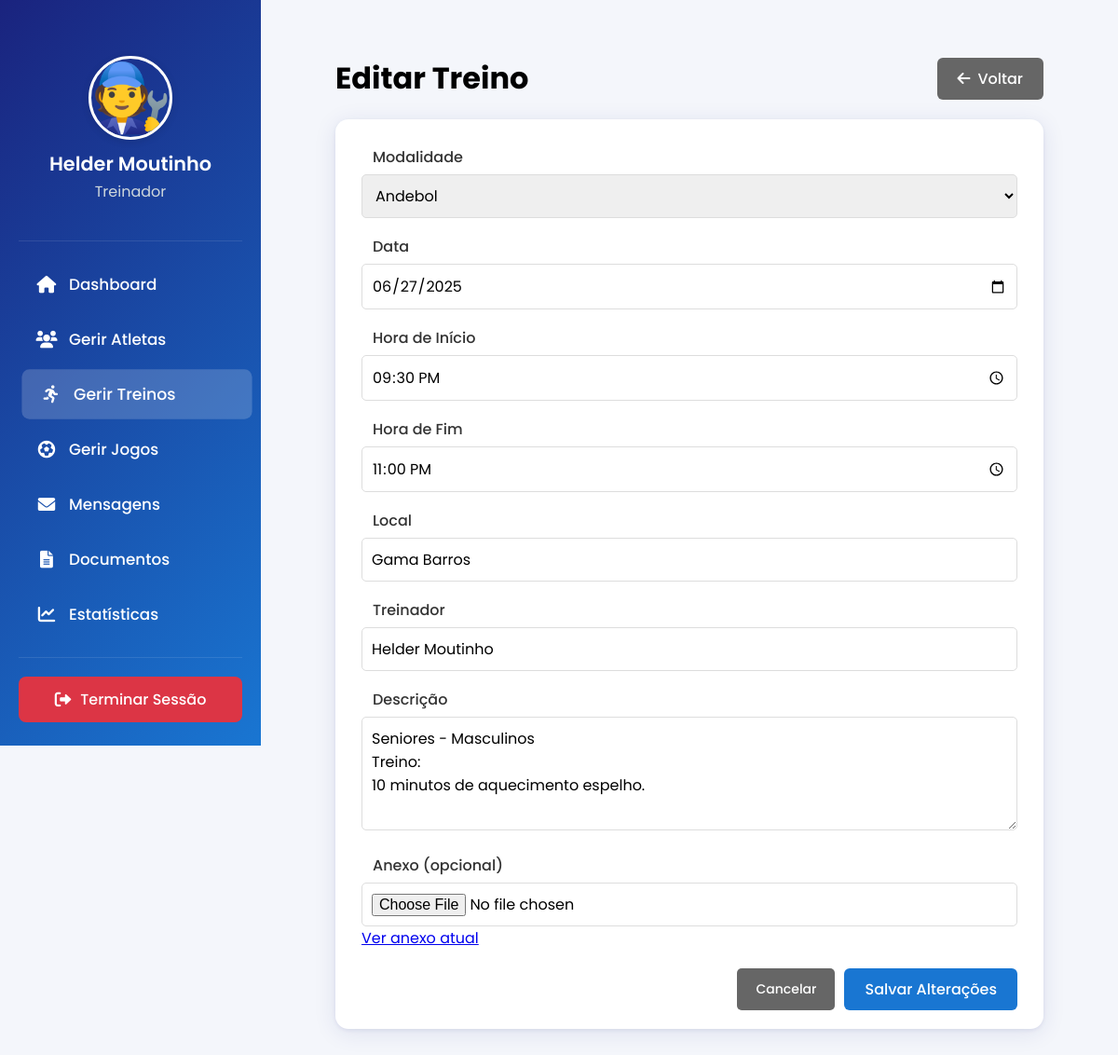
Page /src/editar_treino.php?id=1 (signed in) on the committed database.
### tables this page shows
CREATE TABLE `users` (
  `id` int(11) NOT NULL,
  `nome` varchar(100) NOT NULL,
  `email` varchar(100) NOT NULL,
  `password_hash` varchar(255) DEFAULT NULL,
  `tipo` varchar(20) DEFAULT NULL,
  `data_registo` timestamp NOT NULL DEFAULT current_timestamp(),
  `status` varchar(20) DEFAULT NULL,
  `data_registro` timestamp NOT NULL DEFAULT current_timestamp(),
  `data_nascimento` date DEFAULT NULL,
  `genero` enum('M','F') DEFAULT NULL,
  `telefone` varchar(9) DEFAULT NULL,
  `nif` varchar(9) DEFAULT NULL,
  `morada` text DEFAULT NULL,
  `foto_perfil` varchar(255) DEFAULT NULL,
  `escalao` varchar(50) DEFAULT NULL,
  `posicao` varchar(50) DEFAULT NULL,
  `numero` int(11) DEFAULT NULL,
  `pe_dominante` varchar(20) DEFAULT NULL,
  `exame_medico_data` date DEFAULT NULL,
  `seguro_desportivo` varchar(50) DEFAULT NULL,
  `numero_socio` int(11) DEFAULT NULL,
  `cip` varchar(20) DEFAULT NULL,
  `modalidade_id` int(11) DEFAULT NULL,
  `escalao_id` int(11) DEFAULT NULL
);

CREATE TABLE `treinos` (
  `id` int(11) NOT NULL,
  `modalidade_id` int(11) NOT NULL,
  `data` date NOT NULL,
  `hora_inicio` time NOT NULL,
  `hora_fim` time NOT NULL,
  `local` varchar(255) NOT NULL,
  `treinador` varchar(255) NOT NULL,
  `descricao` text DEFAULT NULL,
  `anexo` varchar(255) DEFAULT NULL,
  `created_at` timestamp NOT NULL DEFAULT current_timestamp(),
  `updated_at` timestamp NOT NULL DEFAULT current_timestamp() ON UPDATE current_timestamp()
);

CREATE TABLE `modalidades` (
  `id` int(11) NOT NULL,
  `nome` varchar(100) NOT NULL,
  `descricao` varchar(255) DEFAULT NULL,
  `ativo` tinyint(1) DEFAULT 1
);

### src/editar_treino.php (the view, shortened to what this page needs)
<?php
require 'db.php';
$stmt = $conn->prepare("SELECT * FROM users WHERE id = ?");
$stmt->bind_param("i", $_SESSION['user_id']);
$stmt->execute();
$staff = $stmt->get_result()->fetch_assoc();
$id = $_GET['id'];
$stmt = $conn->prepare("SELECT * FROM treinos WHERE id = ?");
$stmt->bind_param("i", $id);
$stmt->execute();
$treino = $stmt->get_result()->fetch_assoc();
$stmt = $conn->prepare("SELECT * FROM modalidades WHERE ativo = 1");
$stmt->execute();
$modalidades = $stmt->get_result();
?>
<!DOCTYPE html>
<html lang="pt">
<head>
    <link rel="stylesheet" href="dashboard_nav.css">
    <link rel="stylesheet" href="dashboard_atleta.css">
    <link rel="stylesheet" href="https://cdnjs.cloudflare.com/ajax/libs/font-awesome/6.0.0/css/all.min.css">
</head>
<body>
    <div class="dashboard-layout">
        <div class="dashboard-sidebar staff-sidebar">
            <div class="staff-header">
                <img src="<?php echo $staff['foto_perfil'] ?? '../img/default-avatar.png'; ?>" alt="Perfil">
                <h3><?php echo htmlspecialchars($staff['nome']); ?></h3>
                <p><?php echo ucfirst($staff['tipo']); ?></p>
            </div>
            <div class="staff-menu">
                <a href="dashboard_staff.php" class="menu-item">
                    <i class="fas fa-home"></i> Dashboard
                </a>
                <a href="gerir_atletas.php" class="menu-item">
                    <i class="fas fa-users"></i> Gerir Atletas
                </a>
                <a href="gerir_treinos.php" class="menu-item active">
                    <i class="fas fa-running"></i> Gerir Treinos
                </a>
                <a href="gerir_jogos.php" class="menu-item">
                    <i class="fas fa-futbol"></i> Gerir Jogos
                </a>
                <a href="mensagens_staff.php" class="menu-item">
                    <i class="fas fa-envelope"></i> Mensagens
                </a>
                <a href="documentos_staff.php" class="menu-item">
                    <i class="fas fa-file-alt"></i> Documentos
                </a>
                <a href="estatisticas.php" class="menu-item">
                    <i class="fas fa-chart-line"></i> Estatísticas
                </a>
            </div>
            <div class="logout-section">
                <form action="logout.php" method="post">
                    <button type="submit" class="logout-btn">
                        <i class="fas fa-sign-out-alt"></i> Terminar Sessão
                    </button>
                </form>
            </div>
        </div>
        <div class="dashboard-content">
            <div class="edit-container">
                <div class="edit-header">
                    <h1>Editar Treino</h1>
                    <a href="gerir_treinos.php" class="btn-back">
                        <i class="fas fa-arrow-left"></i> Voltar
                    </a>
                </div>
                <div class="edit-form">
                    <form action="processar_treino.php" method="POST" enctype="multipart/form-data">
                        <div class="form-group">
                            <label for="modalidade">Modalidade</label>
                            <select name="modalidade_id" id="modalidade" required>
                                <?php while ($modalidade = $modalidades->fetch_assoc()): ?>
                                    <option value="<?php echo $modalidade['id']; ?>" <?php echo ($modalidade['id'] == $treino['modalidade_id']) ? 'selected' : ''; ?>>
                                        <?php echo htmlspecialchars($modalidade['nome']); ?>
                                    </option>
                                <?php endwhile; ?>
                            </select>
                        </div>
                        <div class="form-group">
                            <label for="data">Data</label>
                            <input type="date" id="data" name="data" value="<?php echo $treino['data']; ?>" required>
                        </div>
                        <div class="form-group">
                            <label for="hora_inicio">Hora de Início</label>
                            <input type="time" id="hora_inicio" name="hora_inicio" value="<?php echo $treino['hora_inicio']; ?>" required>
                        </div>
                        <div class="form-group">
                            <label for="hora_fim">Hora de Fim</label>
                            <input type="time" id="hora_fim" name="hora_fim" value="<?php echo $treino['hora_fim']; ?>" required>
                        </div>
                        <div class="form-group">
                            <label for="local">Local</label>
                            <input type="text" id="local" name="local" value="<?php echo htmlspecialchars($treino['local']); ?>" required>
                        </div>
                        <div class="form-group">
                            <label for="treinador">Treinador</label>
                            <input type="text" id="treinador" name="treinador" value="<?php echo htmlspecialchars($treino['treinador']); ?>" required>
                        </div>
                        <div class="form-group">
                            <label for="descricao">Descrição</label>
                            <textarea id="descricao" name="descricao" rows="4"><?php echo htmlspecialchars($treino['descricao']); ?></textarea>
                        </div>
                        <div class="form-group">
                            <label for="anexo">Anexo (opcional)</label>
                            <input type="file" id="anexo" name="anexo" accept="application/pdf,image/*,.doc,.docx,.xls,.xlsx">
                            <?php if (!empty($treino['anexo'])): ?>
                                <br><a href="uploads/<?php echo htmlspecialchars($treino['anexo']); ?>" target="_blank">Ver anexo atual</a>
                            <?php endif; ?>
                        </div>
                        <div class="form-actions">
                            <a href="gerir_treinos.php" class="btn-secondary">Cancelar</a>
                            <button type="submit" class="btn-primary">Salvar Alterações</button>
                        </div>
                    </form>
                </div>
            </div>
        </div>
    </div>
</body>
</html>

### src/dashboard_nav.css (style rules this page uses)
* { margin: 0; padding: 0; box-sizing: border-box; font-family: 'Poppins', sans-serif; }
body { font-family: 'Inter', Arial, sans-serif; background: #f4f6fb; margin: 0; padding: 0; }
.dashboard-layout { display: flex; min-height: 100vh; }
.dashboard-sidebar { width: 280px; background: linear-gradient(135deg, #1a237e 0%, #1976d2 100%); color: white; padding: 20px; position: fixed; height: 100vh; overflow-y: auto; }
.staff-header { text-align: center; padding: 40px 0; border-bottom: 1px solid rgba(255,255,255,0.1); margin-bottom: 20px; display: flex; flex-direction: column; align-items: center; justify-content: center; }
.staff-header img { width: 90px; height: 90px; border-radius: 50%; border: 3px solid white; margin: auto 0 15px 0; object-fit: cover; display: block; }
.staff-header h3 { font-size: 1.3em; margin: 0 0 5px; font-weight: 600; }
.staff-header p { font-size: 0.95em; color: rgba(255,255,255,0.8); margin: 0; }
.staff-menu { margin-bottom: 20px; }
.menu-item { display: flex; align-items: center; padding: 12px 15px; color: rgba(255,255,255,0.8); text-decoration: none; border-radius: 8px; margin-bottom: 8px; font-weight: 500; transition: all 0.2s; position: relative; }
.menu-item.active { background: rgba(25, 118, 210, 0.15); color: #1976d2; font-weight: bold; }
.menu-item i { width: 24px; margin-right: 12px; font-size: 1.1em; text-align: center; }
.logout-section { margin-top: auto; padding-top: 20px; border-top: 1px solid rgba(255,255,255,0.1); }
.logout-btn { width: 100%; padding: 12px; background: #dc3545; border: none; border-radius: 8px; color: white; font-size: 1em; font-weight: 500; cursor: pointer; transition: all 0.2s; display: flex; align-items: center; justify-content: center; gap: 10px; }
.logout-btn i { font-size: 1.1em; }
.dashboard-content { margin-left: 280px; padding: 40px 30px 30px 30px; width: calc(100% - 280px); }
.menu-item { animation: slideIn 0.3s ease-out; }

### src/dashboard_atleta.css (style rules this page uses)
:root { --primary-color: #004080; --primary-light: #002b57; --secondary-color: #f4f6fb; --text-dark: #333; --text-light: #666; --white: #fff; --success: #28a745; --danger: #dc3545; --border-radius: 12px; --box-shadow: 0 4px 24px rgba(26,35,126,0.10); --transition: all 0.3s ease; }
* { margin: 0; padding: 0; box-sizing: border-box; font-family: 'Poppins', sans-serif; }
.btn-primary, .btn-secondary { padding: 10px 20px; border-radius: 8px; font-size: 14px; font-weight: 500; text-decoration: none; transition: all 0.3s; display: inline-flex; align-items: center; gap: 8px; }
.btn-primary { background: #004080; color: white; }
.btn-secondary { background: #f8f9fa; color: #004080; border: 1px solid #004080; }
.form-group { margin-bottom: 20px; }
.form-group label { display: block; margin-bottom: 8px; font-weight: 500; color: var(--text-dark); padding-left: 12px; box-sizing: border-box; }
.form-group input, .form-group select, .form-group textarea { width: 100%; padding: 12px; border: 1px solid #e0e0e0; border-radius: 8px; font-size: 0.95em; transition: var(--transition); box-sizing: border-box; }
.form-actions { display: flex; justify-content: flex-end; gap: 12px; margin-top: 30px; }

### rows in the picture
users: foto_perfil (picture), nome "Helder Moutinho", tipo "Treinador"
treinos: modalidade_id "Andebol", data "06/27/2025", hora_inicio "21:30:00", hora_fim "23:00:00", local "Gama Barros", treinador "Helder Moutinho", descricao "Seniores - Masculinos Treino: 10 minutos de aquecimento espelho."
